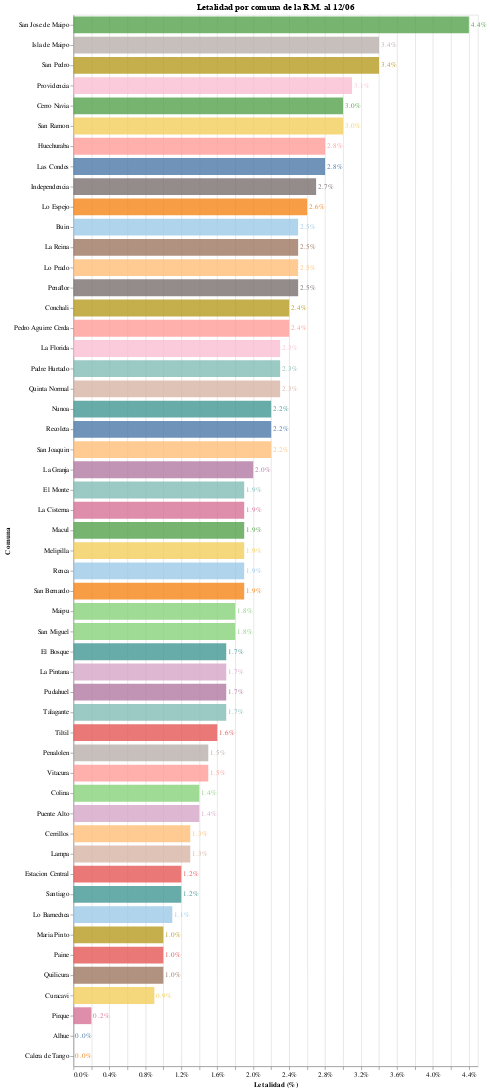

Notebook cell for this chart:
### Code cell
#hide_input
bars = alt.Chart(county_RM.reset_index()).mark_bar(opacity=0.8, size=25).encode(
    #x = alt.X('Letalidad'),
    x = alt.X('Letalidad', axis=alt.Axis(format='%', title='Letalidad (%)')),
    y = alt.Y('Comuna', sort='-x'),
    tooltip = ['Comuna', 'Casos confirmados', 'Fallecidos confirmados', 'Letalidad'],
    color = alt.Color('Comuna', scale=alt.Scale(scheme='tableau20'), legend=None),
)

text = bars.mark_text(
    align='left',
    baseline='middle',
    dx=3  # Nudges text to the right so it doesn't appear on top of the bar
).encode(
    text=alt.Text('Texto'),
)

bars.properties(
    title = f"Letalidad por comuna de la R.M. al {pd.to_datetime(last_date).strftime('%d/%m')}",
    width = 600,
    height = alt.Step(30)
) + text

### Figure 1 — Vega-Lite specification as saved in the notebook (floating-point values rounded to 4 significant figures)
{"config": {"view": {"continuousWidth": 400, "continuousHeight": 300}}, "layer": [{"mark": {"type": "bar", "opacity": 0.8, "size": 25}, "encoding": {"color": {"type": "nominal", "field": "Comuna", "legend": null, "scale": {"scheme": "tableau20"}}, "tooltip": [{"type": "nominal", "field": "Comuna"}, {"type": "quantitative", "field": "Casos confirmados"}, {"type": "quantitative", "field": "Fallecidos confirmados"}, {"type": "quantitative", "field": "Letalidad"}], "x": {"type": "quantitative", "axis": {"format": "%", "title": "Letalidad (%)"}, "field": "Letalidad"}, "y": {"type": "nominal", "field": "Comuna", "sort": "-x"}}, "height": {"step": 30}, "title": "Letalidad por comuna de la R.M. al 12/06", "width": 600}, {"mark": {"type": "text", "align": "left", "baseline": "middle", "dx": 3}, "encoding": {"color": {"type": "nominal", "field": "Comuna", "legend": null, "scale": {"scheme": "tableau20"}}, "text": {"type": "nominal", "field": "Texto"}, "tooltip": [{"type": "nominal", "field": "Comuna"}, {"type": "quantitative", "field": "Casos confirmados"}, {"type": "quantitative", "field": "Fallecidos confirmados"}, {"type": "quantitative", "field": "Letalidad"}], "x": {"type": "quantitative", "axis": {"format": "%", "title": "Letalidad (%)"}, "field": "Letalidad"}, "y": {"type": "nominal", "field": "Comuna", "sort": "-x"}}}], "data": {"name": "data-ffbdd6cfa8099043854cf276bf2d8a95"}, "$schema": "https://vega.github.io/schema/vega-lite/v4.8.1.json", "datasets": {"data-ffbdd6cfa8099043854cf276bf2d8a95": [{"Comuna": "Alhue", "Casos confirmados": 16.0, "Fallecidos confirmados": 0.0, "Letalidad": 0.0, "Texto": "0.0%"}, {"Comuna": "Buin", "Casos confirmados": 978.0, "Fallecidos confirmados": 24.0, "Letalidad": 0.025, "Texto": "2.5%"}, {"Comuna": "Calera de Tango", "Casos confirmados": 186.0, "Fallecidos confirmados": 0.0, "Letalidad": 0.0, "Texto": "0.0%"}, {"Comuna": "Cerrillos", "Casos confirmados": 1410.0, "Fallecidos confirmados": 19.0, "Letalidad": 0.013, "Texto": "1.3%"}, {"Comuna": "Cerro Navia", "Casos confirmados": 2576.0, "Fallecidos confirmados": 77.0, "Letalidad": 0.03, "Texto": "3.0%"}, {"Comuna": "Colina", "Casos confirmados": 2267.0, "Fallecidos confirmados": 31.0, "Letalidad": 0.014, "Texto": "1.4%"}, {"Comuna": "Conchali", "Casos confirmados": 2855.0, "Fallecidos confirmados": 69.0, "Letalidad": 0.024, "Texto": "2.4%"}, {"Comuna": "Curacavi", "Casos confirmados": 444.0, "Fallecidos confirmados": 4.0, "Letalidad": 0.009, "Texto": "0.9%"}, {"Comuna": "El Bosque", "Casos confirmados": 2784.0, "Fallecidos confirmados": 47.0, "Letalidad": 0.017, "Texto": "1.7%"}, {"Comuna": "El Monte", "Casos confirmados": 317.0, "Fallecidos confirmados": 6.0, "Letalidad": 0.019, "Texto": "1.9%"}, {"Comuna": "Estacion Central", "Casos confirmados": 3333.0, "Fallecidos confirmados": 41.0, "Letalidad": 0.012, "Texto": "1.2%"}, {"Comuna": "Huechuraba", "Casos confirmados": 1827.0, "Fallecidos confirmados": 52.0, "Letalidad": 0.028, "Texto": "2.8%"}, {"Comuna": "Independencia", "Casos confirmados": 4056.0, "Fallecidos confirmados": 111.0, "Letalidad": 0.027, "Texto": "2.7%"}, {"Comuna": "Isla de Maipo", "Casos confirmados": 174.0, "Fallecidos confirmados": 6.0, "Letalidad": 0.034, "Texto": "3.4%"}, {"Comuna": "La Cisterna", "Casos confirmados": 1671.0, "Fallecidos confirmados": 32.0, "Letalidad": 0.019, "Texto": "1.9%"}, {"Comuna": "La Florida", "Casos confirmados": 6879.0, "Fallecidos confirmados": 157.0, "Letalidad": 0.023, "Texto": "2.3%"}, {"Comuna": "La Granja", "Casos confirmados": 3651.0, "Fallecidos confirmados": 72.0, "Letalidad": 0.02, "Texto": "2.0%"}, {"Comuna": "La Pintana", "Casos confirmados": 4674.0, "Fallecidos confirmados": 78.0, "Letalidad": 0.017, "Texto": "1.7%"}, {"Comuna": "La Reina", "Casos confirmados": 1110.0, "Fallecidos confirmados": 28.0, "Letalidad": 0.025, "Texto": "2.5%"}, {"Comuna": "Lampa", "Casos confirmados": 1437.0, "Fallecidos confirmados": 18.0, "Letalidad": 0.013, "Texto": "1.3%"}, {"Comuna": "Las Condes", "Casos confirmados": 3370.0, "Fallecidos confirmados": 94.0, "Letalidad": 0.028, "Texto": "2.8%"}, {"Comuna": "Lo Barnechea", "Casos confirmados": 1657.0, "Fallecidos confirmados": 19.0, "Letalidad": 0.011, "Texto": "1.1%"}, {"Comuna": "Lo Espejo", "Casos confirmados": 2103.0, "Fallecidos confirmados": 55.0, "Letalidad": 0.026, "Texto": "2.6%"}, {"Comuna": "Lo Prado", "Casos confirmados": 1810.0, "Fallecidos confirmados": 45.0, "Letalidad": 0.025, "Texto": "2.5%"}, {"Comuna": "Macul", "Casos confirmados": 2473.0, "Fallecidos confirmados": 48.0, "Letalidad": 0.019, "Texto": "1.9%"}, {"Comuna": "Maipu", "Casos confirmados": 6272.0, "Fallecidos confirmados": 113.0, "Letalidad": 0.018, "Texto": "1.8%"}, {"Comuna": "Maria Pinto", "Casos confirmados": 97.0, "Fallecidos confirmados": 1.0, "Letalidad": 0.01, "Texto": "1.0%"}, {"Comuna": "Melipilla", "Casos confirmados": 1286.0, "Fallecidos confirmados": 24.0, "Letalidad": 0.019, "Texto": "1.9%"}, {"Comuna": "Nunoa", "Casos confirmados": 2955.0, "Fallecidos confirmados": 65.0, "Letalidad": 0.022, "Texto": "2.2%"}, {"Comuna": "Padre Hurtado", "Casos confirmados": 692.0, "Fallecidos confirmados": 16.0, "Letalidad": 0.023, "Texto": "2.3%"}, {"Comuna": "Paine", "Casos confirmados": 515.0, "Fallecidos confirmados": 5.0, "Letalidad": 0.01, "Texto": "1.0%"}, {"Comuna": "Pedro Aguirre Cerda", "Casos confirmados": 1962.0, "Fallecidos confirmados": 48.0, "Letalidad": 0.024, "Texto": "2.4%"}, {"Comuna": "Penaflor", "Casos confirmados": 831.0, "Fallecidos confirmados": 21.0, "Letalidad": 0.025, "Texto": "2.5%"}, {"Comuna": "Penalolen", "Casos confirmados": 6360.0, "Fallecidos confirmados": 93.0, "Letalidad": 0.015, "Texto": "1.5%"}, {"Comuna": "Pirque", "Casos confirmados": 418.0, "Fallecidos confirmados": 1.0, "Letalidad": 0.002, "Texto": "0.2%"}, {"Comuna": "Providencia", "Casos confirmados": 1737.0, "Fallecidos confirmados": 53.0, "Letalidad": 0.031, "Texto": "3.1%"}, {"Comuna": "Pudahuel", "Casos confirmados": 3906.0, "Fallecidos confirmados": 68.0, "Letalidad": 0.017, "Texto": "1.7%"}, {"Comuna": "Puente Alto", "Casos confirmados": 10800.0, "Fallecidos confirmados": 156.0, "Letalidad": 0.014, "Texto": "1.4%"}, {"Comuna": "Quilicura", "Casos confirmados": 4591.0, "Fallecidos confirmados": 47.0, "Letalidad": 0.01, "Texto": "1.0%"}, {"Comuna": "Quinta Normal", "Casos confirmados": 2511.0, "Fallecidos confirmados": 57.0, "Letalidad": 0.023, "Texto": "2.3%"}, {"Comuna": "Recoleta", "Casos confirmados": 4716.0, "Fallecidos confirmados": 106.0, "Letalidad": 0.022, "Texto": "2.2%"}, {"Comuna": "Renca", "Casos confirmados": 2884.0, "Fallecidos confirmados": 55.0, "Letalidad": 0.019, "Texto": "1.9%"}, {"Comuna": "San Bernardo", "Casos confirmados": 4688.0, "Fallecidos confirmados": 91.0, "Letalidad": 0.019, "Texto": "1.9%"}, {"Comuna": "San Joaquin", "Casos confirmados": 2534.0, "Fallecidos confirmados": 55.0, "Letalidad": 0.022, "Texto": "2.2%"}, {"Comuna": "San Jose de Maipo", "Casos confirmados": 319.0, "Fallecidos confirmados": 14.0, "Letalidad": 0.044, "Texto": "4.4%"}, {"Comuna": "San Miguel", "Casos confirmados": 2597.0, "Fallecidos confirmados": 47.0, "Letalidad": 0.018, "Texto": "1.8%"}, {"Comuna": "San Pedro", "Casos confirmados": 58.0, "Fallecidos confirmados": 2.0, "Letalidad": 0.034, "Texto": "3.4%"}, {"Comuna": "San Ramon", "Casos confirmados": 2332.0, "Fallecidos confirmados": 71.0, "Letalidad": 0.03, "Texto": "3.0%"}, {"Comuna": "Santiago", "Casos confirmados": 8818.0, "Fallecidos confirmados": 105.0, "Letalidad": 0.012, "Texto": "1.2%"}, {"Comuna": "Talagante", "Casos confirmados": 518.0, "Fallecidos confirmados": 9.0, "Letalidad": 0.017, "Texto": "1.7%"}, {"Comuna": "Tiltil", "Casos confirmados": 185.0, "Fallecidos confirmados": 3.0, "Letalidad": 0.016, "Texto": "1.6%"}, {"Comuna": "Vitacura", "Casos confirmados": 936.0, "Fallecidos confirmados": 14.0, "Letalidad": 0.015, "Texto": "1.5%"}]}}
